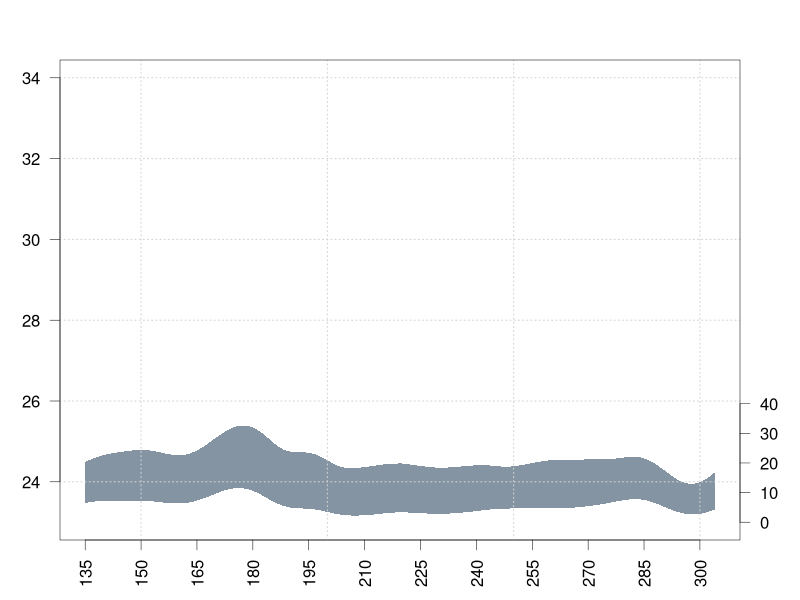

Recreate this plot in R. (Note: this script raises an error after producing the figure.)
## ---- chunk 1
# here we will plot the seasonall high resol plot form the book
# Read the  high resolution form 1998 and 1999 from Heliport site Sothern Arizona.
HEL_98 <- read.csv("Data_Notebook5_part1/high_res_HEL_1998.csv") 
HEL_99 <- read.csv("Data_Notebook5_part1/high_res_HEL_1999.csv")
VPD_HEL <- read.csv("Data_Notebook5_part1/VPD_1998_1999_HEL.csv" )[,-1]

days_doy <- c((VPD_HEL[,1]),rev(VPD_HEL[,1]))# growing season 

# separating the EW and the LW
EW_1998 <- mean(HEL_98[,3][1:11], na.rm = T)
LW_1998 <- mean(HEL_98[,3][12:16], na.rm = T)
EW_1999 <-  mean(HEL_99[,3][1:12], na.rm = T)
LW_1999 <-  mean(HEL_99[,3][13:16], na.rm = T)

# Read the VPD form 1998 and 1999 from Heliport site Sothern Arizona.
## ---- chunk 2
#VPD_1998
par(mar=c(3,3,3,3),lwd=0.5)
plot(x = c(1:10),y=c(1:10),xlim = c(135,304), ylim = c(0,150) , type = "n", axes = F, xlab = "", ylab = "")
polygon(x = days_doy, y = c(VPD_HEL[,2], rev(VPD_HEL[,3])), border = F, col = rgb(0.2,0.3,0.4,0.6))
axis(1, at = seq(135,304,15),lwd=0.5,las=2)
axis(4,at = seq(0,40, 10), las=2,lwd=0.5)


par(new=T,mar=c(3,3,3,3),lwd=0.5)
plot(HEL_98[,2], HEL_98[,3], type="n", ylim=c(23,34), xlim=c(135,304), axes=F)
axis(2,lwd=0.5,las=2)
grid(lwd=1)
box()

lines( HEL_98[,2],HEL_98[,3], type="o",col=colb1[2],lwd=0.5, pch=1)
legend(x = 260, y = 34, legend = "Thin sections", col=colb1[2] , bty = "n",lwd=1,lty=1,pch = 1)

lines(HEL_98[,2], HEL_98[,5],type="s",col=colb1[3],lwd=2  )
legend(x = 260, y = 33.5, legend = "4 sections", col=colb1[3] , bty = "n",lwd=1)

lines(HEL_98[,2][1:11], rep(EW_1998, 11),type="s",col="darkblue",lwd=2  )#EW
legend(x = 260, y = 33, legend = "Earlywood", col="darkblue" , bty = "n",lwd=2)

lines(HEL_98[,2][12:16], rep(LW_1998, 5),type="s",col="darkred",lwd=3  )#LW
legend(x = 260, y = 32.5, legend = "Latewood", col="darkred" , bty = "n",lwd=3)

lines(HEL_98[,2], HEL_98[,4],type="p", pch=20 , col="red", cex=3)
legend(x = 260, y = 32, legend = "FLWB" , bty = "n", pch=20 , col="red",pt.cex = 3)

abline(h = HEL_98[,7][1],col=colb1[1],lwd=1,lty=2)
legend(x = 260, y = 31.5, legend = "annual mean", col=colb1[1] , bty = "n",lwd=1,lty=2)

legend("top", legend = "1998", bty = "n", cex=3)



## ---- chunk 3


par(mar=c(3,3,3,3),lwd=0.5)
plot(x = c(1:10),y=c(1:10),xlim = c(135,304), ylim = c(0,150) , type = "n", axes = F, xlab = "", ylab = "")
polygon(x = days_doy, y = c(VPD_HEL[,2], rev(VPD_HEL[,3])), border = F, col = rgb(0.2,0.3,0.4,0.6))
axis(1, at = seq(135,304,15),lwd=0.5,las=2)
axis(4,at = seq(0,40, 10), las=2,lwd=0.5)


par(new=T,mar=c(3,3,3,3),lwd=0.5)
plot(HEL_99[,2], HEL_99[,3], type="n", ylim=c(23,34), xlim=c(135,304), axes=F)
axis(2,lwd=0.5,las=2)
grid(lwd=1)
box()

lines( HEL_99[,2],HEL_99[,3], type="o",col=colb1[2],lwd=0.5, pch=1)
legend(x = 260, y = 34, legend = "Thin sections", col=colb1[2] , bty = "n",lwd=1,lty=1,pch = 1)

lines(HEL_99[,2], HEL_99[,5],type="s",col=colb1[3],lwd=2  )
legend(x = 260, y = 33.5, legend = "4 sections", col=colb1[3] , bty = "n",lwd=1)

lines(HEL_99[,2][1:11], rep(EW_1999, 11),type="s",col="darkblue",lwd=2  )#EW
legend(x = 260, y = 33, legend = "Earlywood", col="darkblue" , bty = "n",lwd=2)

lines(HEL_99[,2][12:16], rep(LW_1999, 5),type="s",col="darkred",lwd=3  )#LW
legend(x = 260, y = 32.5, legend = "Latewood", col="darkred" , bty = "n",lwd=3)

lines(HEL_99[,2], HEL_99[,4],type="p", pch=20 , col="red", cex=3)
legend(x = 260, y = 32, legend = "FLWB" , bty = "n", pch=20 , col="red",pt.cex = 3)

abline(h = HEL_99[,7][1],col=colb1[1],lwd=1,lty=2)
legend(x = 260, y = 31.5, legend = "annual mean", col=colb1[1] , bty = "n",lwd=1,lty=2)

legend("top", legend = "1999", bty = "n", cex=3)


## ---- chunk 4
# here we will conduct the seasonal correlations
# using the data in this project lcated in "Data_Notebook5_part2"


## ---- chunk 5
EW.c
